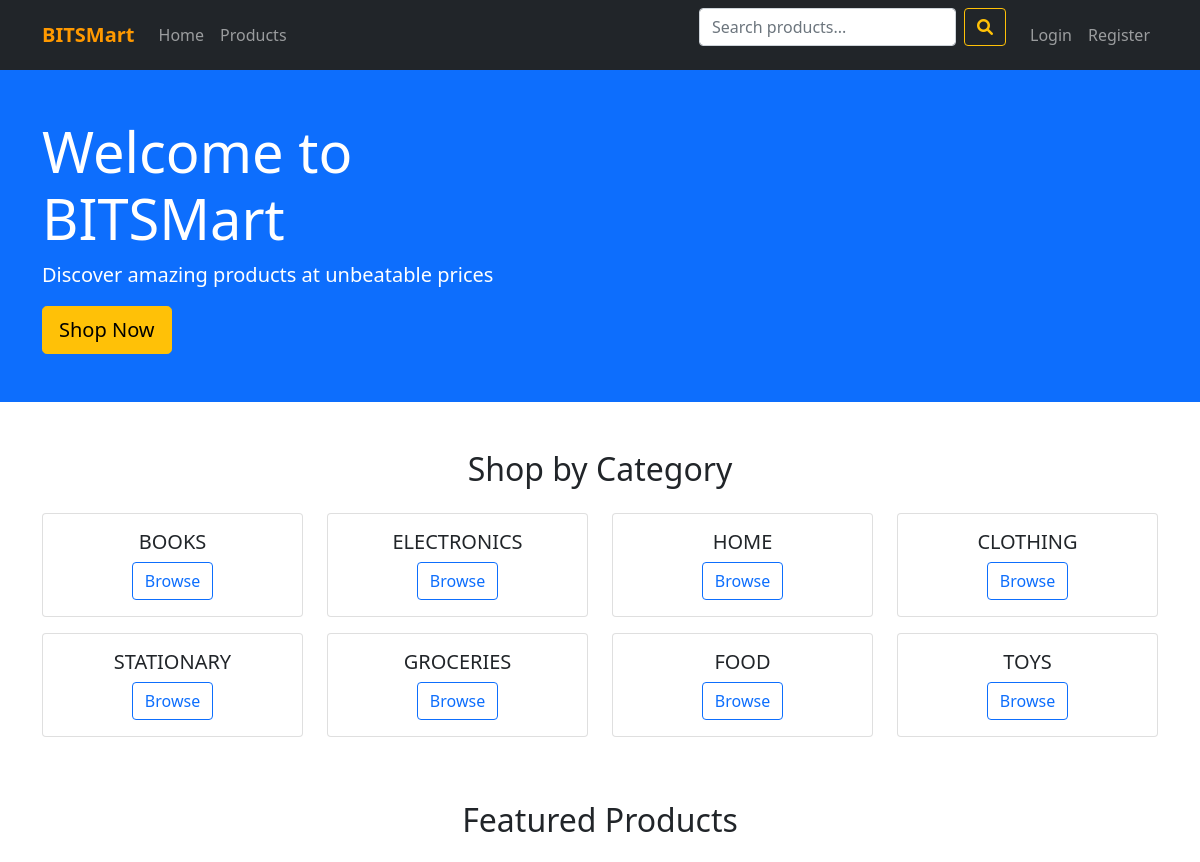
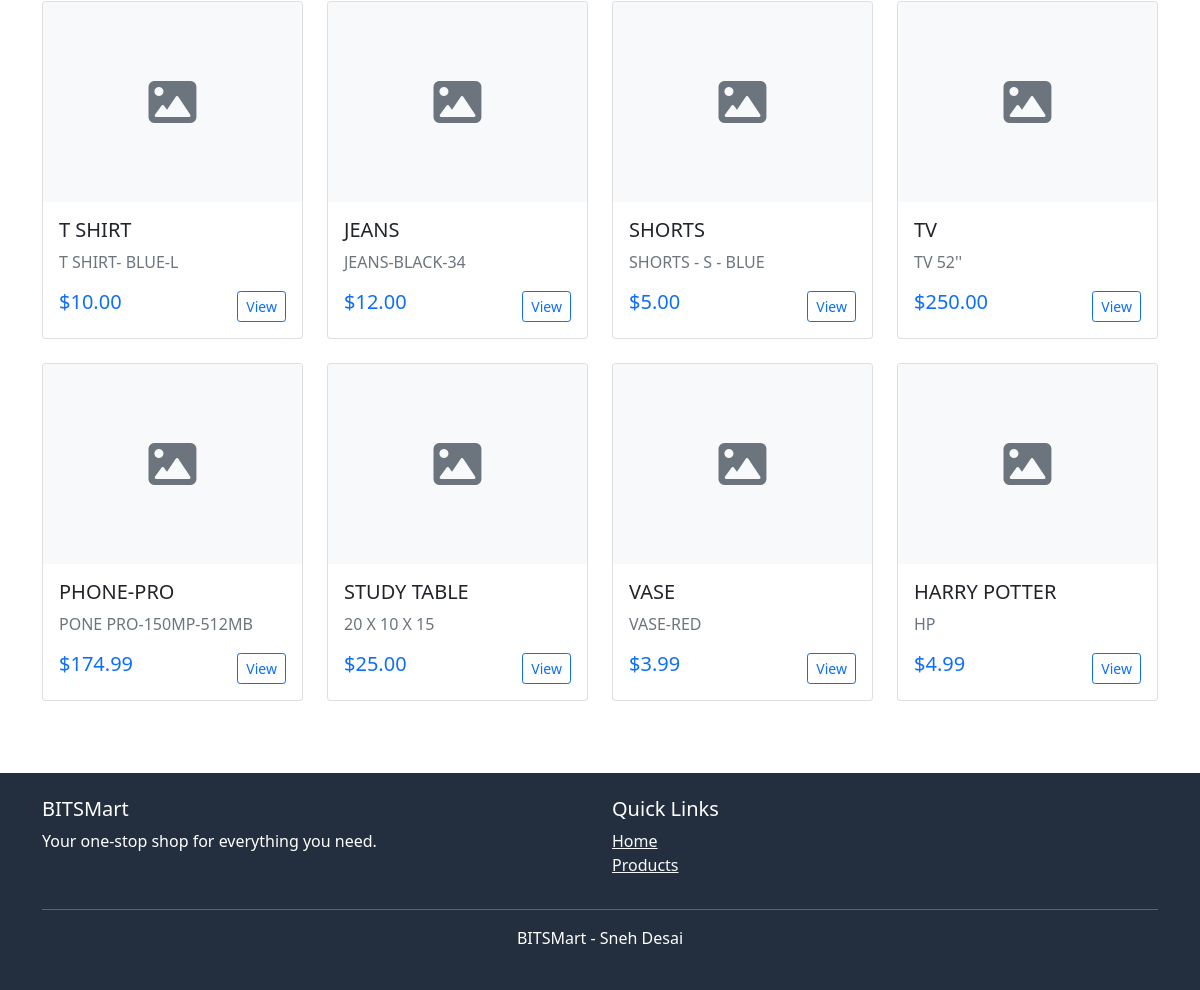
The page / on the database its author committed (2 pictures, top to bottom).
### store/models.py (models this page shows, shortened)
class Category(models.Model):
    name = models.CharField(max_length=100)
    description = models.TextField(blank=True)
    created_at = models.DateTimeField(auto_now_add=True)
    class Meta:
        verbose_name_plural = "Categories"

class Product(models.Model):
    name = models.CharField(max_length=200)
    description = models.TextField()
    price = models.DecimalField(max_digits=10, decimal_places=2)
    category = models.ForeignKey(Category, on_delete=models.CASCADE)
    image = models.ImageField(upload_to='products/', blank=True, null=True)
    stock = models.PositiveIntegerField(default=0)
    available = models.BooleanField(default=True)
    created_at = models.DateTimeField(auto_now_add=True)
    updated_at = models.DateTimeField(auto_now=True)

### store/views.py (the view)
# urls.py: path('', views.home, name='home'),
def home(request):
    featured_products = Product.objects.filter(available=True)[:8]
    categories = Category.objects.all()
    return render(request, 'store/home.html', {
        'featured_products': featured_products,
        'categories': categories
    })

### store/context_processors.py (called while the page is built)
def cart_context(request):
    cart_item_count = 0
    if request.user.is_authenticated:
        try:
            cart = Cart.objects.get(user=request.user)
            cart_item_count = cart.get_item_count()
        except Cart.DoesNotExist:
            pass
    return {'cart_item_count': cart_item_count}

### templates/store/home.html (shortened to what this page needs)
{% extends 'base.html' %}
{% block content %}
<div class="bg-primary text-white py-5">
    <div class="container">
        <div class="row">
            <div class="col-lg-6">
                <h1 class="display-4">Welcome to BITSMart</h1>
                <p class="lead">Discover amazing products at unbeatable prices</p>
                <a href="{% url 'product_list' %}" class="btn btn-warning btn-lg">Shop Now</a>
            </div>
        </div>
    </div>
</div>
<div class="container my-5">
    <h2 class="text-center mb-4">Shop by Category</h2>
    <div class="row">
        {% for category in categories %}
        <div class="col-md-3 mb-3">
            <div class="card">
                <div class="card-body text-center">
                    <h5 class="card-title">{{ category.name }}</h5>
                    <a href="{% url 'product_list' %}?category={{ category.id }}" class="btn btn-outline-primary">Browse</a>
                </div>
            </div>
        </div>
        {% endfor %}
    </div>
</div>
<div class="container my-5">
    <h2 class="text-center mb-4">Featured Products</h2>
    <div class="row">
        {% for product in featured_products %}
        <div class="col-lg-3 col-md-4 col-sm-6 mb-4">
            <div class="card product-card">
                {% if product.image %}
                <img src="{{ product.image.url }}" class="card-img-top" alt="{{ product.name }}" style="height: 200px; object-fit: cover;">
                {% else %}
                <div class="card-img-top bg-light d-flex align-items-center justify-content-center" style="height: 200px;">
                    <i class="fas fa-image fa-3x text-muted"></i>
                </div>
                {% endif %}
                <div class="card-body">
                    <h5 class="card-title">{{ product.name }}</h5>
                    <p class="card-text text-muted">{{ product.description|truncatewords:10 }}</p>
                    <div class="d-flex justify-content-between align-items-center">
                        <span class="h5 text-primary">${{ product.price }}</span>
                        <a href="{% url 'product_detail' product.pk %}" class="btn btn-sm btn-outline-primary">View</a>
                    </div>
                </div>
            </div>
        </div>
        {% endfor %}
    </div>
</div>
{% endblock %}

### templates/base.html (shortened to what this page needs)
<html lang="en">
<head>
    <link href="https://cdn.jsdelivr.net/npm/bootstrap@5.1.3/dist/css/bootstrap.min.css" rel="stylesheet">
    <link href="https://cdnjs.cloudflare.com/ajax/libs/font-awesome/6.0.0/css/all.min.css" rel="stylesheet">
</head>
<body>
    <nav class="navbar navbar-expand-lg navbar-dark bg-dark">
        <div class="container">
            <a class="navbar-brand" href="{% url 'home' %}">
                 BITSMart
            </a>
            <div class="collapse navbar-collapse" id="navbarNav">
                <ul class="navbar-nav me-auto">
                    <li class="nav-item">
                        <a class="nav-link" href="{% url 'home' %}">Home</a>
                    </li>
                    <li class="nav-item">
                        <a class="nav-link" href="{% url 'product_list' %}">Products</a>
                    </li>
                </ul>
                <form class="d-flex me-3" method="GET" action="{% url 'product_list' %}">
                    <input class="form-control me-2" type="search" name="q" placeholder="Search products..." value="{{ request.GET.q }}">
                    <button class="btn btn-outline-warning" type="submit">
                        <i class="fas fa-search"></i>
                    </button>
                </form>
                <ul class="navbar-nav">
                    {% if user.is_authenticated %}
                    <li class="nav-item position-relative">
                        <a class="nav-link" href="{% url 'cart_detail' %}">
                            <i class="fas fa-shopping-cart"></i> Cart
                            {% if cart_item_count > 0 %}
                            <span class="cart-badge">{{ cart_item_count }}</span>
                            {% endif %}
                        </a>
                    </li>
                    <li class="nav-item dropdown">
                        <a class="nav-link dropdown-toggle" href="#" id="navbarDropdown" role="button" data-bs-toggle="dropdown">
                            <i class="fas fa-user"></i> {{ user.username }}
                        </a>
                        <ul class="dropdown-menu">
                            <li><a class="dropdown-item" href="{% url 'order_history' %}">My Orders</a></li>
                            <li><hr class="dropdown-divider"></li>
                            <li><a class="dropdown-item" href="{% url 'logout' %}">Logout</a></li>
                        </ul>
                    </li>
                    {% else %}
                    <li class="nav-item">
                        <a class="nav-link" href="{% url 'login' %}">Login</a>
                    </li>
                    <li class="nav-item">
                        <a class="nav-link" href="{% url 'register' %}">Register</a>
                    </li>
                    {% endif %}
                </ul>
            </div>
        </div>
    </nav>
    <main>
        {% block content %}
        {% endblock %}
    </main>
    <footer class="footer mt-5 py-4">
        <div class="container">
            <div class="row">
                <div class="col-md-6">
                    <h5>BITSMart</h5>
                    <p>Your one-stop shop for everything you need.</p>
                </div>
                <div class="col-md-6">
                    <h5>Quick Links</h5>
                    <ul class="list-unstyled">
                        <li><a href="{% url 'home' %}" class="text-light">Home</a></li>
                        <li><a href="{% url 'product_list' %}" class="text-light">Products</a></li>
                    </ul>
                </div>
            </div>
            <hr>
            <div class="text-center">
                <p>BITSMart - Sneh Desai</p>
            </div>
        </div>
    </footer>
</body>
</html>

### templates/base.html (style rules this page uses)
.navbar-brand { font-weight: bold; color: #ff9900 !important; }
.product-card { transition: transform 0.2s; height: 100%; }
.footer { background-color: #232f3e; color: white; }

### rows shown on the page
Category: name "BOOKS"
Category: name "ELECTRONICS"
Category: name "HOME"
Category: name "CLOTHING"
Category: name "STATIONARY"
Category: name "GROCERIES"
Category: name "FOOD"
Category: name "TOYS"
Product: name "T SHIRT", description "T SHIRT- BLUE-L", price "10.00"
Product: name "JEANS", description "JEANS-BLACK-34", price "12.00"
Product: name "SHORTS", description "SHORTS - S - BLUE", price "5.00"
Product: name "TV", description "TV 52''", price "250.00"
Product: name "PHONE-PRO", description "PONE PRO-150MP-512MB", price "174.99"
Product: name "STUDY TABLE", description "20 X 10 X 15", price "25.00"
Product: name "VASE", description "VASE-RED", price "3.99"
Product: name "HARRY POTTER", description "HP", price "4.99"
